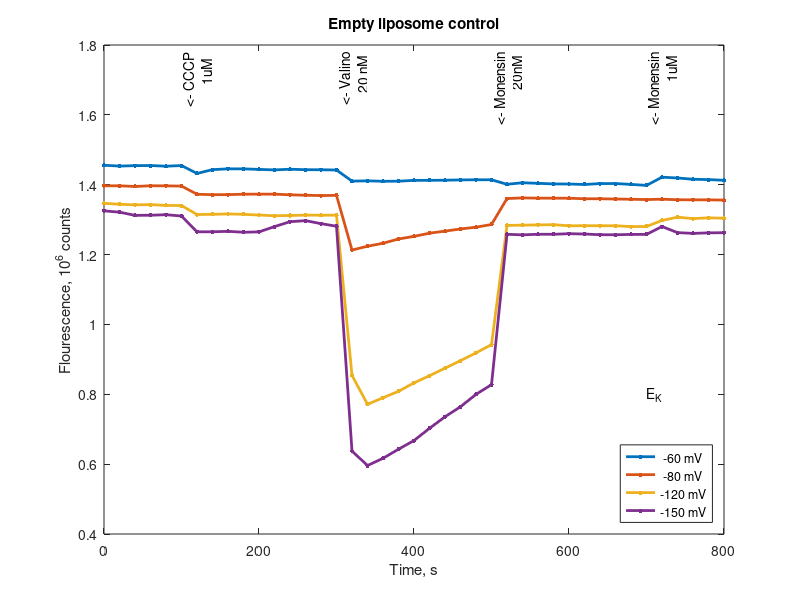

Here is the MATLAB script that generated this plot:
% paFluxAssayFit.m

cd('/Users/fred/aEMCodeRepository/Papers')
load FluxData161129.mat

times=[100 300 500 700]+20;
texts={['<- CCCP  ';'  1uM    '] ['<- Valino  ';'   20 nM   '] ['<- Monensin  ';'      20nM   '] ['<- Monensin  ';'       1uM   ']}

T=vesT;
Y=vesY/1e6;
tText='Empty liposome control';
xMax=800;
yMax=1.8;
yMin=.4;
legLabelY=.8;

% T=kvT;
% Y=kvY(:,1:4)/1e6;
% tText='Kv liposomes';
% xMax=800;
% yMax=6.4;
% yMin=3.7;
% legLabelY=4.44
% 
figure(1);
plot(T,Y,'.-','linewidth',2,'markersize',10);
hold on;
for i=1:numel(times)
    text(times(i),yMax,texts{i},'rotation',90,'horizontalalignment','right');
end;
hold off;
txt=num2str(vesV');
txt=[txt repmat(' mV',4,1)];
legend(txt,'location','southeast');
text(700,legLabelY,'E_K');
ylabel('Flourescence, 10^6 counts');
xlabel('Time, s');
title(tText);
axis([0 xMax yMin yMax]);

kYMax=6e6;
kYmin=4e6;

